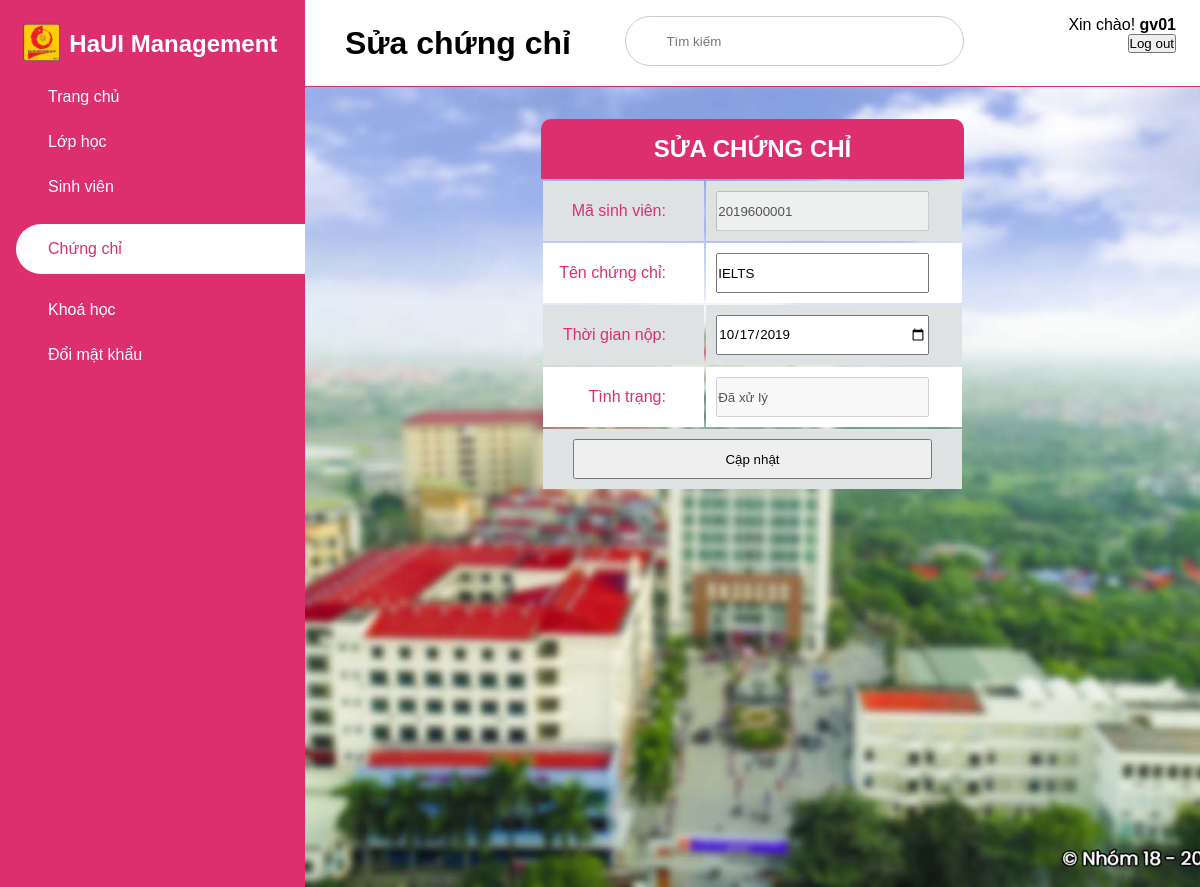
Screenshot of /admin/function/certificate/editCertificate.php?id=1 (signed in) with the database file from the repository.
### tables this page shows
CREATE TABLE `chungchi` (
  `id` int(11) NOT NULL,
  `ten_cc` varchar(255) NOT NULL,
  `thoi_gian_nop` date NOT NULL,
  `tinh_trang` varchar(255) NOT NULL,
  `sv_id` int(11) NOT NULL
);

CREATE TABLE `sinhvien` (
  `id` int(11) NOT NULL,
  `ma_sv` varchar(11) NOT NULL,
  `ten_sv` varchar(255) NOT NULL,
  `ngay_sinh` date NOT NULL,
  `dia_chi` varchar(255) DEFAULT NULL,
  `quoc_tich` varchar(255) DEFAULT NULL,
  `dan_toc` varchar(255) DEFAULT NULL,
  `ton_giao` varchar(255) DEFAULT NULL,
  `cccd` varchar(255) DEFAULT NULL,
  `ngay_cap` date DEFAULT NULL,
  `noi_cap` varchar(255) DEFAULT NULL,
  `anh_mat_truoc` text DEFAULT NULL,
  `anh_mat_sau` text DEFAULT NULL,
  `anh_chan_dung` text DEFAULT NULL,
  `sdt` text NOT NULL,
  `email` text NOT NULL,
  `create_at` timestamp NOT NULL DEFAULT current_timestamp() ON UPDATE current_timestamp(),
  `tk_id` int(11) NOT NULL,
  `lop_id` int(11) NOT NULL,
  `cong_no` double DEFAULT NULL
);

### admin/function/certificate/editCertificate.php (the view, shortened to what this page needs)
<?php
include('../../../connection.php');
if (isset($_GET['id'])) {
    $cer_id  = $_GET['id'];
    $sql = "SELECT * FROM chungchi INNER JOIN sinhvien ON chungchi.sv_id = sinhvien.id WHERE chungchi.id = $cer_id";
    $query = mysqli_query($conn, $sql);
    $result = array();
    if (mysqli_num_rows($query) > 0) {
        $row = mysqli_fetch_assoc($query);
        $result = $row;
    }
} else {
    $cer_id = '';
}
?>
<!DOCTYPE html>
<html lang="en">
<head>
    <link rel="stylesheet" href="https://maxst.icons8.com/vue-static/landings/line-awesome/line-awesome/1.3.0/css/line-awesome.min.css">
    <link rel="stylesheet" href="https://cdn.jsdelivr.net/npm/bootstrap-icons@1.8.1/font/bootstrap-icons.css">
    <link rel="stylesheet" href="../../assets/frontend/css/style.css">
</head>
<body>
    <?php $page = "certificate";
    include('../../common/menu_function.php'); ?>
    <div class="main-content">
        <header>
            <div class="name-content" style="line-height: 55px; width: 30%;">
                <h1>
                    <label for="nav-toggle">
                        <span class="las la-bars">
                        </span>
                    </label>
                    Sửa chứng chỉ
                </h1>
            </div>
            <div class="search-wrapper">
                <input type="search" placeholder="Tìm kiếm">
            </div>
            <div class="user-wrapper">
                <div>
                    <form action="" method="POST">
                        <p>Xin chào! <b><?php echo $_SESSION['username']; ?></b></p>
                        <button name="btn_logout">
                            <span class="las la-power-off">Log out</span>
                        </button>
                    </form>
                </div>
            </div>
        </header>
        <main>
            <div>
                <form method="POST">
                    <h2>SỬA CHỨNG CHỈ</h2>
                    <table class="button-add">
                        <tr>
                            <td>
                                <label for="text-cer-name">Mã sinh viên: </label>
                            </td>
                            <td>
                                <input disabled="disable" type="text" name="text-cer-msv" value="<?php echo $result['ma_sv'] ?>">
                            </td>
                        </tr>
                        <tr>
                            <td>
                                <label for="text-cer-name">Tên chứng chỉ: </label>
                            </td>
                            <td>
                                <input type="text" name="text-cer-name" value="<?php echo $result['ten_cc'] ?>">
                            </td>
                        </tr>
                        <tr>
                            <td>
                                <label for="text-cer-time">Thời gian nộp: </label>
                            </td>
                            <td>
                                <input type="date" name="text-cer-time" value="<?php echo $result['thoi_gian_nop'] ?>">
                            </td>
                        </tr>
                        <tr>
                            <td>
                                <label for="text-cer-note">Tình trạng: </label>
                            </td>
                            <td>
                                <input disabled="disable" type="text" name="text-cer-note" value="<?php echo $result['tinh_trang'] ?>">
                            </td>
                        </tr>
                        <tr class="bt-add">
                            <td colspan="2" style="text-align: center">
                                <input type="submit" value="Cập nhật" name="btn-edit-cer">
                            </td>
                        </tr>
                    </table>
                </form>
            </div>
        </main>
    </div>
</body>
</html>

### admin/assets/frontend/css/style.css (style rules this page uses)
:root { --main-coler: #dd2f6e; --color-dark: #1d2231; --text-grey: #8390a2; --baseColor: #dd2f6e; --borderRadius: 10px; --imageBig: 100px; --imageSmall: 60px; --padding: 10px; }
* { padding: 0; margin: 0; box-sizing: border-box; list-style-type: none; text-decoration: none; font-family: "Poppins", sans-serif; }
.main-content { transition: margin-left 300ms; margin-left: 305px; }
header { height: 87px; display: flex; justify-content: space-between; padding: 1rem 1.5rem; position: fixed; align-content: center; left: 305px; width: calc(100% - 305px); top: 0; z-index: 100; transition: left 300ms; background: white; border-bottom: 1px solid var(--main-coler); }
header label span { font-size: 1.7rem; padding-right: 1rem; }
.user-wrapper { width: 20%; text-align: right; }
.search-wrapper { border: 1px solid #ccc; border-radius: 30px; height: 50px; display: flex; align-items: center; overflow: hidden; width: 40%; }
.search-wrapper input { padding: 0.5rem; border: none; outline: none; width: 50%; }
main { margin-top: 87px; padding: 2rem 1.5rem; min-height: 100vh; background-image: url("../images/cover.jpg"); background-position: center; background-repeat: no-repeat; background-size: cover; }
table td, th { color: var(--baseColor, 10%); padding: var(--padding); }
table td { text-align: center; vertical-align: middle; }
table td:last-child { font-size: 0.95em; line-height: 1.4; text-align: left; }
table tr:nth-child(2n) { background-color: white; }
table tr:nth-child(2n + 1) { background-color: #dfe2e2; }
div form h2 { width: 50%; background-color: var(--baseColor); color: white; font-size: 1.5em; padding: 1rem; text-align: center; text-transform: uppercase; margin: auto; border-radius: 10px 10px 0 0; }
.button-add { width: 50%; margin: auto; }
.button-add tr td label { display: flex; justify-content: right; width: 80%; }
.button-add tr td input { width: 90%; height: 40px; }
.bt-add { padding: 5px; width: 20%; border-radius: 15px; border-color: transparent; background-color: #8a2be2; color: white; font-weight: bold; margin-top: 5px; }

### rows the page displays
chungchi: text-cer-msv "2019600001", text-cer-name "IELTS", text-cer-time "10/17/2019", text-cer-note "Đã xử lý"

### other values shown
$_SESSION['username'] "gv01"
